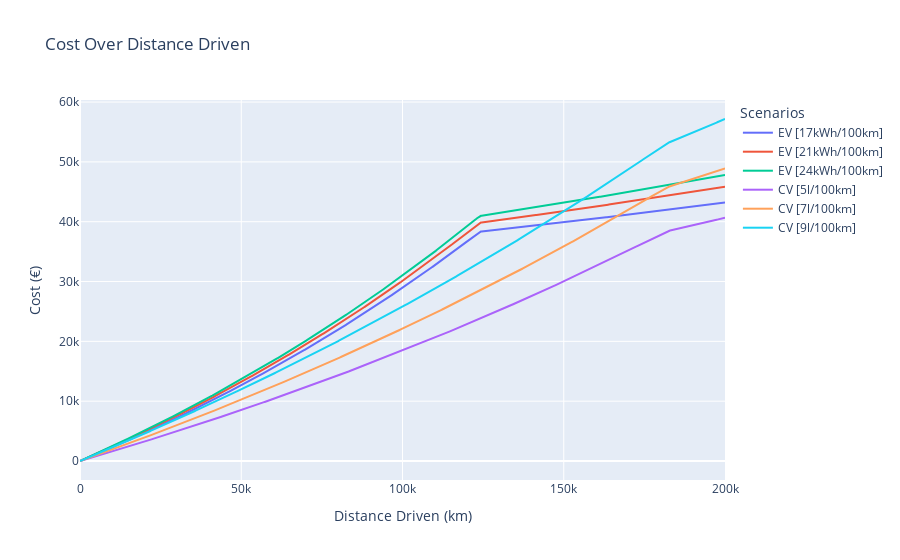

Write notebook code for a chart like this one.
### Code cell
def compute_price_over_km(x, P_mean, consumption, km_per_year=25000, price_inflation=0.02):
    '''
    x : km driven
    P_mean : price distribution mean
    consumption : consumption in [units of energy] per 100 km
    '''
    i = x / km_per_year
    return x * (1 + price_inflation)**i * P_mean * consumption / 100


def price_depreciation(base_price, x, depreciation_rate=0.05, km_per_year=25000):
    i = x / km_per_year
    decay = piecewise_decay(x, base_price)
    cost = base_price * ((1 + depreciation_rate)**i - 1)
    cost[np.where(cost > base_price)] = base_price
    return cost


ev_base_price = 32000  # Example price in euros
cv_base_price = 20000


# EV cost distribution
x_values_ev = np.array([0.0, 0.2, 0.4, 0.6]) # ct/kWh
y_values_ev_public_charge = np.array([0.0, 0.0, 0.85, 0.15]) # Probability Density2
y_values_ev_public_charge = y_values_ev_public_charge / np.sum(y_values_ev_public_charge)  # Normalize to 1

y_values_ev_home_charge = np.array([0., 0.75, 0.2, 0.05]) # Probability Density
y_values_ev_home_charge = y_values_ev_home_charge / np.sum(y_values_ev_home_charge)  # Normalize to 1

# CV cost
x_values_cv = np.array([1.5, 1.6, 1.7]) # €/L
y_values_cv = np.array([0.1, 0.5, 0.4]) # Probability Density

mean_cost_ev = x_values_ev @ y_values_ev_public_charge
print(mean_cost_ev)

mean_cost_ev = x_values_ev @ y_values_ev_home_charge
print(mean_cost_ev)

mean_cost_cv = x_values_cv @ y_values_cv
print(mean_cost_cv)


consumption_ev_optimistic = 17  # kWh per 100 km
consumption_ev_realistic = 21  # kWh per 100 km
consumption_ev_pessimistic = 24  # kWh per 100 km

consumption_cv_optimistic = 5  # L per 100 km
consumption_cv_realistic = 7  # L per 100 km
consumption_cv_pessimistic = 9  # L per 100 km

x = np.linspace(0, 200000, 1000)


# Compute price over km for different consumption scenarios
price_ev_optimistic = compute_price_over_km(x, mean_cost_ev, consumption_ev_optimistic, price_inflation=0.03)
price_ev_realistic = compute_price_over_km(x, mean_cost_ev, consumption_ev_realistic, price_inflation=0.03)
price_ev_pessimistic = compute_price_over_km(x, mean_cost_ev, consumption_ev_pessimistic, price_inflation=0.03)


price_cv_optimistic = compute_price_over_km(x, mean_cost_cv, consumption_cv_optimistic, price_inflation=0.03)
price_cv_realistic = compute_price_over_km(x, mean_cost_cv, consumption_cv_realistic, price_inflation=0.03)
price_cv_pessimistic = compute_price_over_km(x, mean_cost_cv, consumption_cv_pessimistic, price_inflation=0.03)

# Create traces for the plot

depreciation_ev = price_depreciation(ev_base_price, x, depreciation_rate=0.15)
depreciation_cv = price_depreciation(cv_base_price, x, depreciation_rate=0.1)


trace_ev_optimistic = go.Scatter(x=x, y=price_ev_optimistic + depreciation_ev, mode='lines', name='EV [17kWh/100km]')
trace_ev_realistic = go.Scatter(x=x, y=price_ev_realistic + depreciation_ev, mode='lines', name='EV [21kWh/100km]')
trace_ev_pessimistic = go.Scatter(x=x, y=price_ev_pessimistic + depreciation_ev, mode='lines', name='EV [24kWh/100km]')
trace_cv_optimistic = go.Scatter(x=x, y=price_cv_optimistic + depreciation_cv, mode='lines', name='CV [5l/100km]')
trace_cs_realistic = go.Scatter(x=x, y=price_cv_realistic + depreciation_cv, mode='lines', name='CV [7l/100km]')
trace_cs_pessimistic = go.Scatter(x=x, y=price_cv_pessimistic + depreciation_cv, mode='lines', name='CV [9l/100km]')

trace_dep_ev = go.Scatter(x=x, y=depreciation_ev, mode='lines', name='Depreciation EV')
trace_dep_cv = go.Scatter(x=x, y=depreciation_cv, mode='lines', name='Depreciation CV')

# Create the figure
fig = go.Figure(
    data=[
        trace_ev_optimistic,
        trace_ev_realistic,
        trace_ev_pessimistic,
        trace_cv_optimistic,
        trace_cs_realistic,
        trace_cs_pessimistic,
        # trace_dep_ev,
        # trace_dep_cv,
    ]
)

# Update layout
fig.update_layout(title='Cost Over Distance Driven',
                  xaxis_title='Distance Driven (km)',
                  yaxis_title='Cost (€)',
                  legend_title='Scenarios')

# Show the figure
fig.show()

### Figure 1 — Plotly figure (JSON) as saved in the notebook; plotly's stock layout.template omitted (floating-point values rounded to 4 significant figures; data arrays with more than 128 entries replaced by an {"elided": "..."} marker saying what was removed)
{"data": [{"mode": "lines", "name": "EV [17kWh/100km]", "type": "scatter", "x": {"elided": "1000 float values"}, "y": {"elided": "1000 float values"}}, {"mode": "lines", "name": "EV [21kWh/100km]", "type": "scatter", "x": {"elided": "1000 float values"}, "y": {"elided": "1000 float values"}}, {"mode": "lines", "name": "EV [24kWh/100km]", "type": "scatter", "x": {"elided": "1000 float values"}, "y": {"elided": "1000 float values"}}, {"mode": "lines", "name": "CV [5l/100km]", "type": "scatter", "x": {"elided": "1000 float values"}, "y": {"elided": "1000 float values"}}, {"mode": "lines", "name": "CV [7l/100km]", "type": "scatter", "x": {"elided": "1000 float values"}, "y": {"elided": "1000 float values"}}, {"mode": "lines", "name": "CV [9l/100km]", "type": "scatter", "x": {"elided": "1000 float values"}, "y": {"elided": "1000 float values"}}], "layout": {"legend": {"title": {"text": "Scenarios"}}, "title": {"text": "Cost Over Distance Driven"}, "xaxis": {"title": {"text": "Distance Driven (km)"}}, "yaxis": {"title": {"text": "Cost (€)"}}}}
